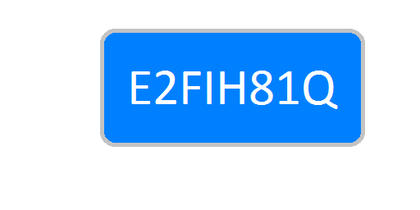
%> input picture Lab5-Materials/Lab5 material/car_license_plate.bmp, 420 x 210 px, shrunk from 512 x 256 before the run
$ octave task2_2.m   (GNU Octave 9; MATLAB toolbox functions it lacks are replaced by stand-ins)
%> lines starting %> are read from the running program, lines starting %| are printed output that depends on the picture; in (x1, y1, x2, y2) boxes, pixels count from 0 and x2, y2 are one past the last pixel; in counts of white or black regions, pixels touching at a corner belong together; the program's own positions count from 1
### Lab5-Materials/Lab5 material/detect_car_license_plate_v1.m
function  car_character = detect_car_license_plate_v1(car_license_plate,alphanumeric_templates)

my_threshold = 0.5;

car_license_binary = im2bw(car_license_plate,my_threshold);

% segment car license
character_im = segment_car_license(car_license_binary);

alphanumeric_templates_binary = im2bw(alphanumeric_templates, my_threshold);

% hashmap key is string, value is image
map_container = im_map_character(alphanumeric_templates_binary);

alphabet = map_container.keys;

length_alphabet = length(alphabet);
length_character = length(character_im);

car_character = [];

for i = 1:length_character
    for j = 1:length_alphabet

        E_strel = map_container(alphabet{j});

        %         erode
        im_test = imerode(character_im{i},E_strel);
        is_mattched = sum(sum(im_test)) == 1;

        if is_mattched
            break;
        end
    end

    if is_mattched
        car_character = [car_character alphabet{j}];
    end
end

end

### Lab5-Materials/Lab5 material/segment_car_license.m
function character_im = segment_car_license(car_license_binary)

[m,n] = size(car_license_binary);

index = find(sum(~car_license_binary,1) == max(sum(~car_license_binary,1)))

left = min(index)

right = max(index)

index = find(sum(~car_license_binary,2) == max(sum(~car_license_binary,2)))

top = min(index)

bottom = max(index)

car_license_binary = car_license_binary([top:bottom],[left:right])

[m,n] = size(car_license_binary);

left = min(find(sum(car_license_binary,2) >= 1)) -1;
right = max(find(sum(car_license_binary,2) >= 1)) +1;
car_license_binary = car_license_binary([left: right],:);
column_position_list = [];

start_signal = 1

for i = 1:n
    %     detect point of incision
    is_segment_point_left = sum(car_license_binary(:,i)) >= 1;
    is_segment_point_right = sum(car_license_binary(:,i)) < 1;
    if is_segment_point_left & start_signal
        column_position_list = [column_position_list i];
        start_signal = ~start_signal;
    elseif is_segment_point_right & ~start_signal
        column_position_list = [column_position_list i];
        start_signal = ~start_signal;
    end
end

length_position = length(column_position_list);

character_im = {};

for i = 1:2:length_position
    left = column_position_list(i)-3;
    right = column_position_list(i+1)+3;
    character_im = [character_im ;car_license_binary(:,(left:right))];
end

end

### Lab5-Materials/Lab5 material/im_map_character.m
function map_container = im_map_character(alphanumeric_templates_binary)

[m,n] =size(alphanumeric_templates_binary)

alphanumeric_templates_binary = ~alphanumeric_templates_binary;

row_position_list = []

start_signal = 1

for i = 1:m
    %     detect point of incision
    is_segment_point_top = sum(alphanumeric_templates_binary(i,:)) >= 1;
    is_segment_point_bottom = sum(alphanumeric_templates_binary(i,:)) < 1;
    if is_segment_point_top & start_signal
        row_position_list = [row_position_list i-1];
        start_signal = ~start_signal;
    elseif is_segment_point_bottom & ~start_signal
        row_position_list = [row_position_list i+1];
        start_signal = ~start_signal;
    end

end


column_position_list = [];

start_signal = 1

for i = 1:n
    %     detect point of incision
    is_segment_point_left = sum(alphanumeric_templates_binary(:,i)) >= 1;
    is_segment_point_right = sum(alphanumeric_templates_binary(:,i)) < 1;
    if is_segment_point_left & start_signal
        column_position_list = [column_position_list i-1];
        start_signal = ~start_signal;
    elseif is_segment_point_right & ~start_signal
        column_position_list = [column_position_list i+1];
        start_signal = ~start_signal;
    end
end

length_position = length(row_position_list);

character_im = {};

for i = 1:2:length_position

    for j = 1:2:length_position
        top = row_position_list(i);
        bottom = row_position_list(i+1);
        left = column_position_list(j);
        right = column_position_list(j+1);
        character_im = [character_im ;alphanumeric_templates_binary((top:bottom),(left:right))];
    end
end

character_dictionary = {'A','B','C','D','E','F',...
    'G','H','I','J','K','L',...
    'M','N','O','P','Q','R',...
    'S','T','U','V','X','Y',...
    'Z','W','1','2','3','4',...
    '5','6','7','8','9','0'}

% map character with image
map_container = containers.Map(character_dictionary,character_im)

end

### Lab5-Materials/Lab5 material/detect_car_license_plate_v2.m
function  car_character = detect_car_license_plate_v2(car_license_plate,alphanumeric_templates)

my_threshold = 0.5;

car_license_binary = im2bw(car_license_plate,my_threshold);

% segment car license
character_im = segment_car_license(car_license_binary);

alphanumeric_templates_binary = im2bw(alphanumeric_templates, my_threshold);

map_container = im_map_character(alphanumeric_templates_binary);

alphabet = map_container.keys;

length_alphabet = length(alphabet);
length_character = length(character_im);

car_character = [];


for i = 1:length_character

    for j = 1:length_alphabet

        E_strel_1 = map_container(alphabet{j});

        disk_se = strel('disk',1);

        E_strel_1_erosion = imdilate(E_strel_1,disk_se);

        E_strel_2 = get_boundary(E_strel_1_erosion);

        %         hit and miss
        im_test = bwhitmiss(character_im{i},E_strel_1,E_strel_2);

        is_mattched = sum(sum(im_test)) ==1;

        if is_mattched
            break
        end
    end

    if is_mattched
        car_character = [car_character alphabet{j}];
    end
end


end

### Lab5-Materials/Lab5 material/task2_2.m
clear
clc

car_license_plate = imread('car_license_plate.bmp');
%> car_license_plate is the input picture: size 210x420x3 uint8; mean R, G, B 178.5, 215.7, 252.9

alphanumeric_templates = imread('alphanumeric_templates .bmp');
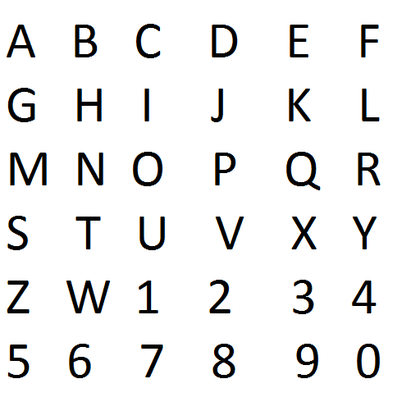
%> input picture Lab5-Materials/Lab5 material/alphanumeric_templates .bmp, 420 x 420 px, shrunk from 512 x 512 before the run
%> alphanumeric_templates is the input picture: size 420x420x3 uint8; mean R, G, B 239, 239, 239

car_character_v1 = detect_car_license_plate_v1(car_license_plate, alphanumeric_templates);
%> in detect_car_license_plate_v1, `car_license_binary = im2bw(car_license_plate,my_threshold);`:
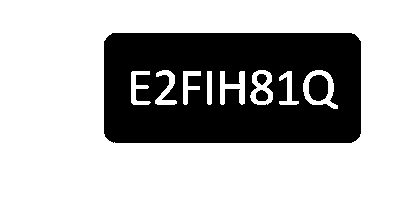
%> car_license_binary: size 210x420 logical; 71.2% white; 4 black regions, box (x1, y1, x2, y2) and area: (104, 33, 361, 143) 24754, (309, 75, 328, 101) 417, (256, 90, 268, 101) 108, (257, 74, 267, 85) 82
%> in segment_car_license, `index = find(sum(~car_license_binary,1) == max(sum(~car_license_binary..`: index = 70 values from 114 to 352
%> in segment_car_license, `left = min(index)`: left = 114
%> in segment_car_license, `right = max(index)`: right = 352
%> in segment_car_license, `index = find(sum(~car_license_binary,2) == max(sum(~car_license_binary..`: index = 54 values from 42 to 134
%> in segment_car_license, `top = min(index)`: top = 42
%> in segment_car_license, `bottom = max(index)`: bottom = 134
%> in segment_car_license, `car_license_binary = car_license_binary([top:bottom],[left:right])`:
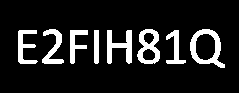
%> car_license_binary: size 93x239 logical; 12.5% white; 8 white regions, largest, box (x1, y1, x2, y2) and area: (190, 29, 225, 68) 525, (137, 29, 160, 64) 437, (107, 30, 132, 64) 434
%> in segment_car_license, `left = min(find(sum(car_license_binary,2) >= 1)) -1;`: left = 29
%> in segment_car_license, `right = max(find(sum(car_license_binary,2) >= 1)) +1;`: right = 69
%> in segment_car_license, `car_license_binary = car_license_binary([left: right],:);`:
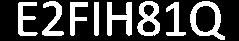
%> car_license_binary: size 41x239 logical; 28.3% white; 8 white regions, largest, box (x1, y1, x2, y2) and area: (190, 1, 225, 40) 525, (137, 1, 160, 36) 437, (107, 2, 132, 36) 434
%> the loop in segment_car_license, `for i = 1:n` made 239 passes
%> (is_segment_point_left, is_segment_point_right) on passes 1 to 12: (false, true), (false, true), (false, true), (false, true), (false, true), (false, true), (false, true), (false, true), (false, true), (false, true), (false, true), (false, true)
%> after the loop in segment_car_license, `for i = 1:n`: column_position_list = [19 39 43 65 71 89 95 100 108 133 138 161 167 187 191 226]; start_signal = true
%> the loop in segment_car_license, `for i = 1:2:length_position` made 8 passes
%> (left, right) on passes 1 to 8: (16, 42), (40, 68), (68, 92), (92, 103), (105, 136), (135, 164), (164, 190), (188, 229)
%> in detect_car_license_plate_v1, `character_im = segment_car_license(car_license_binary);`: character_im = 8 items
%> in detect_car_license_plate_v1, `alphanumeric_templates_binary = im2bw(alphanumeric_templates, my_thres..`:
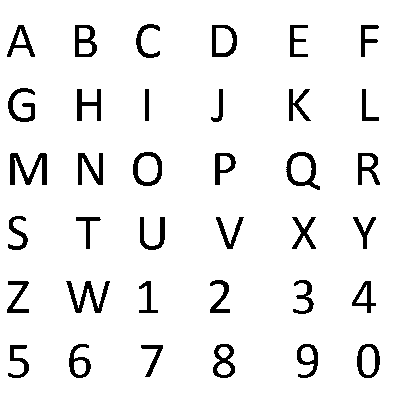
%> alphanumeric_templates_binary: size 420x420 logical; 93.8% white; 36 black regions, largest, box (x1, y1, x2, y2) and area: (10, 153, 47, 185) 568, (66, 281, 110, 313) 504, (286, 152, 320, 190) 438
%> the loop in im_map_character, `for i = 1:m` made 420 passes
%> after the loop in im_map_character, `for i = 1:m`: row_position_list = [24 60 88 124 152 192 216 252 280 316 344 380]
%> the loop in im_map_character, `for i = 1:n` made 420 passes
%> after the loop in im_map_character, `for i = 1:n`: column_position_list = [7 49 66 112 133 167 210 246 286 322 352 382]
%> after the loop in im_map_character, `for i = 1:2:length_position`: character_im = 36 items
%> in detect_car_license_plate_v1, `length_alphabet = length(alphabet);`: length_alphabet = 36
%> in detect_car_license_plate_v1, `length_character = length(character_im);`: length_character = 8
%> the loop in detect_car_license_plate_v1, `for i = 1:length_character` made 8 passes
%> car_character on passes 1 to 8: '5', '52', '525', '5255', '52555', '525555', '5255551', '52555515'
%> car_character_v1 = '52555515'

car_character_v2 = detect_car_license_plate_v2(car_license_plate, alphanumeric_templates);
%> the loop in segment_car_license (call 2), `for i = 1:n` made 239 passes
%> the loop in segment_car_license (call 2), `for i = 1:2:length_position` made 8 passes
%> the loop in im_map_character (call 2), `for i = 1:m` made 420 passes
%> the loop in detect_car_license_plate_v2, `for i = 1:length_character` made 8 passes
